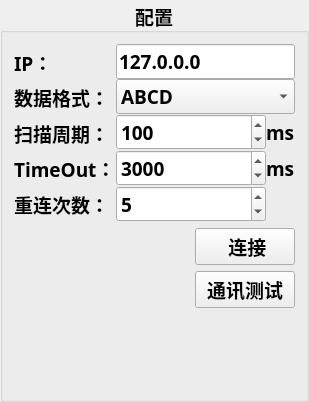
            <widget class="QGroupBox" name="groupBox_20">
             <property name="font">
              <font>
               <family>华文楷体</family>
               <pointsize>14</pointsize>
               <weight>75</weight>
               <bold>true</bold>
              </font>
             </property>
             <property name="title">
              <string>配置</string>
             </property>
             <property name="alignment">
              <set>Qt::AlignCenter</set>
             </property>
             <layout class="QGridLayout" name="gridLayout_15">
              <item row="0" column="0">
               <layout class="QVBoxLayout" name="verticalLayout_13">
                <item>
                 <layout class="QHBoxLayout" name="horizontalLayout_28">
                  <property name="spacing">
                   <number>0</number>
                  </property>
                  <item>
                   <layout class="QVBoxLayout" name="verticalLayout_17" stretch="1,1,1,1,1">
                    <item>
                     <widget class="QLabel" name="label_3">
                      <property name="font">
                       <font>
                        <family>华文楷体</family>
                        <pointsize>14</pointsize>
                       </font>
                      </property>
                      <property name="frameShape">
                       <enum>QFrame::NoFrame</enum>
                      </property>
                      <property name="text">
                       <string>IP：</string>
                      </property>
                     </widget>
                    </item>
                    <item>
                     <widget class="QLabel" name="label_40">
                      <property name="font">
                       <font>
                        <family>华文楷体</family>
                        <pointsize>14</pointsize>
                       </font>
                      </property>
                      <property name="text">
                       <string>数据格式：</string>
                      </property>
                     </widget>
                    </item>
                    <item>
                     <widget class="QLabel" name="label_45">
                      <property name="font">
                       <font>
                        <family>华文楷体</family>
                        <pointsize>14</pointsize>
                       </font>
                      </property>
                      <property name="text">
                       <string>扫描周期：</string>
                      </property>
                     </widget>
                    </item>
                    <item>
                     <widget class="QLabel" name="label_36">
                      <property name="font">
                       <font>
                        <family>华文楷体</family>
                        <pointsize>14</pointsize>
                       </font>
                      </property>
                      <property name="text">
                       <string>TimeOut：</string>
                      </property>
                     </widget>
                    </item>
                    <item>
                     <widget class="QLabel" name="label_47">
                      <property name="font">
                       <font>
                        <family>华文楷体</family>
                        <pointsize>14</pointsize>
                       </font>
                      </property>
                      <property name="text">
                       <string>重连次数：</string>
                      </property>
                     </widget>
                    </item>
                   </layout>
                  </item>
                  <item>
                   <layout class="QVBoxLayout" name="verticalLayout_21" stretch="1,1,1,1,1">
                    <item>
                     <widget class="QLineEdit" name="modbusIP">
                      <property name="sizePolicy">
                       <sizepolicy hsizetype="Minimum" vsizetype="Fixed">
                        <horstretch>0</horstretch>
                        <verstretch>0</verstretch>
                       </sizepolicy>
                      </property>
                      <property name="minimumSize">
                       <size>
                        <width>150</width>
                        <height>0</height>
                       </size>
                      </property>
                      <property name="maximumSize">
                       <size>
                        <width>200</width>
                        <height>16777215</height>
                       </size>
                      </property>
                      <property name="font">
                       <font>
                        <family>华文楷体</family>
                        <pointsize>14</pointsize>
                       </font>
                      </property>
                      <property name="text">
                       <string>127.0.0.0</string>
                      </property>
                     </widget>
                    </item>
                    <item>
                     <widget class="QComboBox" name="modbusDataType">
                      <property name="sizePolicy">
                       <sizepolicy hsizetype="Minimum" vsizetype="Fixed">
                        <horstretch>0</horstretch>
                        <verstretch>0</verstretch>
                       </sizepolicy>
                      </property>
                      <property name="minimumSize">
                       <size>
                        <width>150</width>
                        <height>0</height>
                       </size>
                      </property>
                      <property name="maximumSize">
                       <size>
                        <width>250</width>
                        <height>16777215</height>
                       </size>
                      </property>
                      <property name="font">
                       <font>
                        <family>华文楷体</family>
                        <pointsize>14</pointsize>
                       </font>
                      </property>
                      <item>
                       <property name="text">
                        <string>ABCD</string>
                       </property>
                      </item>
                      <item>
                       <property name="text">
                        <string>CDAB</string>
                       </property>
                      </item>
                      <item>
                       <property name="text">
                        <string>BADC</string>
                       </property>
                      </item>
                      <item>
                       <property name="text">
                        <string>DCBA</string>
                       </property>
                      </item>
                     </widget>
                    </item>
                    <item>
                     <layout class="QHBoxLayout" name="horizontalLayout_19" stretch="0,0">
                      <property name="spacing">
                       <number>0</number>
                      </property>
                      <item>
                       <widget class="QSpinBox" name="modbusScanTime">
                        <property name="sizePolicy">
                         <sizepolicy hsizetype="Minimum" vsizetype="Fixed">
                          <horstretch>0</horstretch>
                          <verstretch>0</verstretch>
                         </sizepolicy>
                        </property>
                        <property name="minimumSize">
                         <size>
                          <width>150</width>
                          <height>0</height>
                         </size>
                        </property>
                        <property name="maximumSize">
                         <size>
                          <width>200</width>
                          <height>16777215</height>
                         </size>
                        </property>
                        <property name="font">
                         <font>
                          <family>华文楷体</family>
                          <pointsize>14</pointsize>
                         </font>
                        </property>
                        <property name="minimum">
                         <number>20</number>
                        </property>
                        <property name="maximum">
                         <number>9999</number>
                        </property>
                        <property name="value">
                         <number>100</number>
                        </property>
                       </widget>
                      </item>
                      <item>
                       <widget class="QLabel" name="label_44">
                        <property name="font">
                         <font>
                          <family>华文楷体</family>
                          <pointsize>14</pointsize>
                         </font>
                        </property>
                        <property name="text">
                         <string>ms</string>
                        </property>
                       </widget>
                      </item>
                     </layout>
                    </item>
                    <item>
                     <layout class="QHBoxLayout" name="horizontalLayout_27">
                      <property name="spacing">
                       <number>0</number>
                      </property>
                      <item>
                       <widget class="QSpinBox" name="modbusTimeOut">
                        <property name="sizePolicy">
                         <sizepolicy hsizetype="Minimum" vsizetype="Fixed">
                          <horstretch>0</horstretch>
                          <verstretch>0</verstretch>
                         </sizepolicy>
                        </property>
                        <property name="minimumSize">
                         <size>
                          <width>150</width>
                          <height>0</height>
                         </size>
                        </property>
                        <property name="maximumSize">
                         <size>
                          <width>200</width>
                          <height>16777215</height>
                         </size>
                        </property>
                        <property name="font">
                         <font>
                          <family>华文楷体</family>
                          <pointsize>14</pointsize>
                         </font>
                        </property>
                        <property name="maximum">
                         <number>9999</number>
                        </property>
                        <property name="value">
                         <number>3000</number>
                        </property>
                       </widget>
                      </item>
                      <item>
                       <widget class="QLabel" name="label_46">
                        <property name="font">
                         <font>
                          <family>华文楷体</family>
                          <pointsize>14</pointsize>
                         </font>
                        </property>
                        <property name="text">
                         <string>ms</string>
                        </property>
                       </widget>
                      </item>
                     </layout>
                    </item>
                    <item>
                     <widget class="QSpinBox" name="modbusRetries">
                      <property name="sizePolicy">
                       <sizepolicy hsizetype="Minimum" vsizetype="Fixed">
                        <horstretch>0</horstretch>
                        <verstretch>0</verstretch>
                       </sizepolicy>
                      </property>
                      <property name="minimumSize">
                       <size>
                        <width>150</width>
                        <height>0</height>
                       </size>
                      </property>
                      <property name="maximumSize">
                       <size>
                        <width>50</width>
                        <height>16777215</height>
                       </size>
                      </property>
                      <property name="font">
                       <font>
                        <family>华文楷体</family>
                        <pointsize>14</pointsize>
                       </font>
                      </property>
                      <property name="maximum">
                       <number>10</number>
                      </property>
                      <property name="value">
                       <number>5</number>
                      </property>
                     </widget>
                    </item>
                   </layout>
                  </item>
                 </layout>
                </item>
                <item>
                 <layout class="QVBoxLayout" name="verticalLayout_65" stretch="1,1,0">
                  <item>
                   <layout class="QHBoxLayout" name="horizontalLayout_32">
                    <item>
                     <spacer name="horizontalSpacer_14">
                      <property name="orientation">
                       <enum>Qt::Horizontal</enum>
                      </property>
                      <property name="sizeHint" stdset="0">
                       <size>
                        <width>40</width>
                        <height>20</height>
                       </size>
                      </property>
                     </spacer>
                    </item>
                    <item>
                     <widget class="QPushButton" name="btn_modbusConnect">
                      <property name="sizePolicy">
                       <sizepolicy hsizetype="Fixed" vsizetype="Fixed">
                        <horstretch>0</horstretch>
                        <verstretch>0</verstretch>
                       </sizepolicy>
                      </property>
                      <property name="minimumSize">
                       <size>
                        <width>100</width>
                        <height>0</height>
                       </size>
                      </property>
                      <property name="maximumSize">
                       <size>
                        <width>200</width>
                        <height>16777215</height>
                       </size>
                      </property>
                      <property name="font">
                       <font>
                        <family>华文楷体</family>
                        <pointsize>14</pointsize>
                       </font>
                      </property>
                      <property name="text">
                       <string> 连接</string>
                      </property>
                     </widget>
                    </item>
                   </layout>
                  </item>
                  <item>
                   <layout class="QHBoxLayout" name="horizontalLayout_37" stretch="0,0">
                    <item>
                     <spacer name="horizontalSpacer_15">
                      <property name="orientation">
                       <enum>Qt::Horizontal</enum>
                      </property>
                      <property name="sizeHint" stdset="0">
                       <size>
                        <width>40</width>
                        <height>20</height>
                       </size>
                      </property>
                     </spacer>
                    </item>
                    <item>
                     <widget class="QPushButton" name="btn_modbusTest">
                      <property name="sizePolicy">
                       <sizepolicy hsizetype="Fixed" vsizetype="Fixed">
                        <horstretch>0</horstretch>
                        <verstretch>0</verstretch>
                       </sizepolicy>
                      </property>
                      <property name="minimumSize">
                       <size>
                        <width>100</width>
                        <height>0</height>
                       </size>
                      </property>
                      <property name="maximumSize">
                       <size>
                        <width>150</width>
                        <height>16777215</height>
                       </size>
                      </property>
                      <property name="font">
                       <font>
                        <family>华文楷体</family>
                        <pointsize>14</pointsize>
                       </font>
                      </property>
                      <property name="text">
                       <string>通讯测试</string>
                      </property>
                     </widget>
                    </item>
                   </layout>
                  </item>
                  <item>
                   <spacer name="verticalSpacer_11">
                    <property name="orientation">
                     <enum>Qt::Vertical</enum>
                    </property>
                    <property name="sizeHint" stdset="0">
                     <size>
                      <width>20</width>
                      <height>40</height>
                     </size>
                    </property>
                   </spacer>
                  </item>
                 </layout>
                </item>
                <item>
                 <spacer name="verticalSpacer_17">
                  <property name="orientation">
                   <enum>Qt::Vertical</enum>
                  </property>
                  <property name="sizeHint" stdset="0">
                   <size>
                    <width>20</width>
                    <height>40</height>
                   </size>
                  </property>
                 </spacer>
                </item>
               </layout>
              </item>
             </layout>
            </widget>
